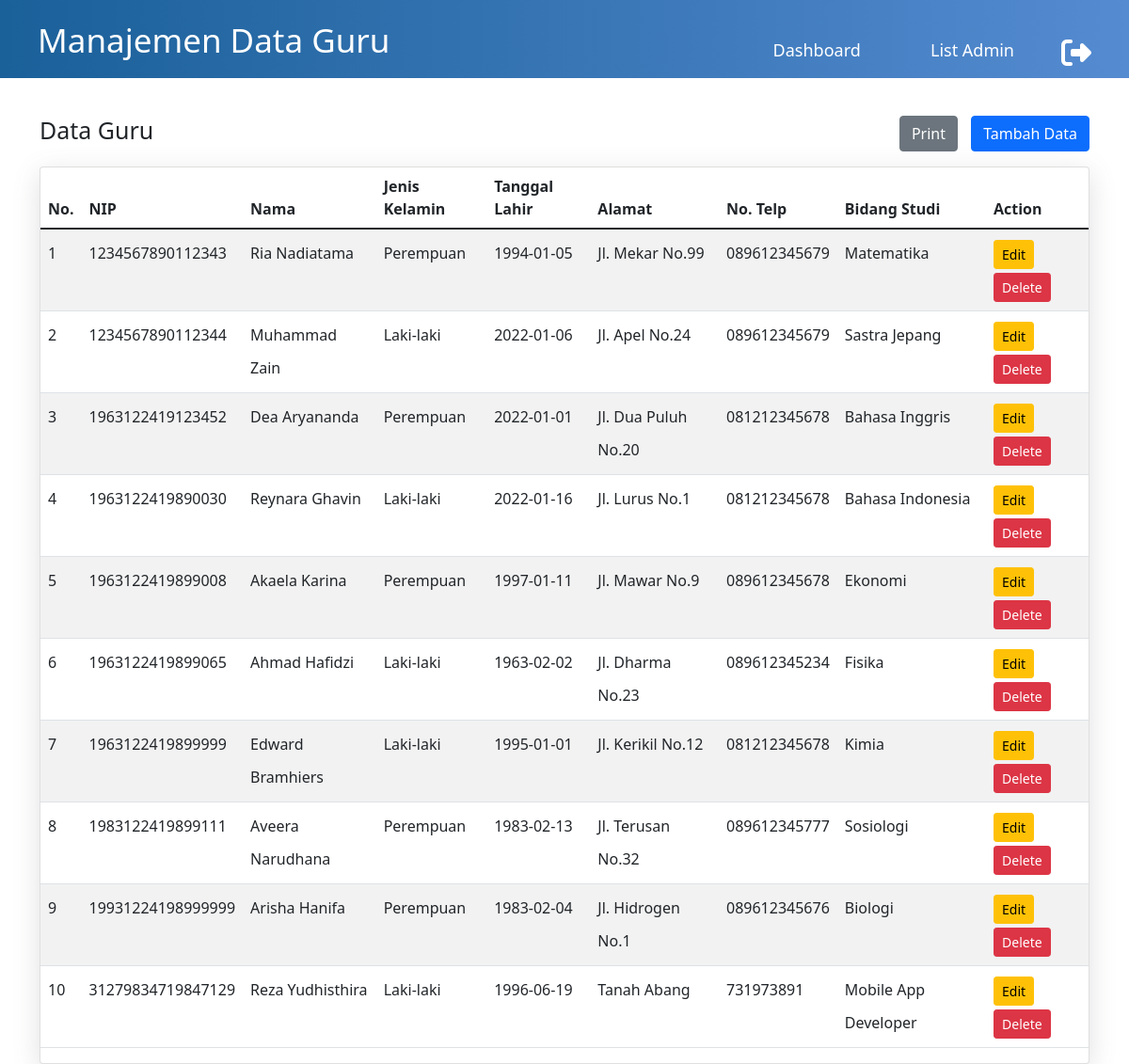
The page /data-guru.php (signed in) on the database its author committed.
### tables this page shows
CREATE TABLE `guru` (
  `nip` char(18) NOT NULL,
  `nama` varchar(50) NOT NULL,
  `jns_kelamin` varchar(10) NOT NULL,
  `tgl_lahir` date NOT NULL,
  `alamat` varchar(50) NOT NULL,
  `no_telp` varchar(20) NOT NULL,
  `bidang_studi` varchar(20) NOT NULL
);

### functions.php (called while the page is built, shortened)
<?php
$conn = mysqli_connect("localhost", "root", "", "sekolah_database");
function query($query)
{
	global $conn;
	$result = mysqli_query($conn, $query);
	$rows = [];
	while ($row = mysqli_fetch_assoc($result)) {
		$rows[] = $row;
	}
	return $rows;
}

### data-guru.php (the view, shortened to what this page needs)
<?php
require 'functions.php';
$guru = query("SELECT * FROM guru");
$user_type = $_SESSION['user_type'] == 'Super Admin';
?>
<!DOCTYPE html>
<html lang="en">
<head>
    <link rel="stylesheet" href="assets/css/main.css">
    <link href="https://cdn.jsdelivr.net/npm/bootstrap@5.1.3/dist/css/bootstrap.min.css" rel="stylesheet">
</head>
<body>
    <header>
        <div class="welcome">
            <h1>Manajemen Data Guru</h1>
        </div>
        <nav>
            <ul>
                <li><a href="index.php">Dashboard</a></li>
                <?php if ($user_type) {
                ?>
                    <li id="list-admin"><a href="data-admin.php">List Admin</a></li>
                <?php } ?>
            </ul>
        </nav>
        <a href="logout.php"><i class="fa fa-sign-out fa-2x" aria-hidden="true"></i></a>
    </header>
    <section class="container">
        <div class="d-flex justify-content-between align-items-center">
            <h1>Data Guru</h1>
            <div>
                <button type="button" class="btn btn-secondary" style="margin-right: 10px;"><a href="cetak-guru.php" style="color: #fff; text-decoration:none; "> Print</a></button>
                <button type="button" class="btn btn-primary"><a href="tambah-guru.php" style="color: #fff; text-decoration:none;"> Tambah Data</a></button>
            </div>
        </div>
        <p>
        <div class="card">
            <div class="table-responsive">
                <table class="display table table-striped table-hover">
                    <thead>
                        <tr>
                            <th scope="col">No.</th>
                            <th scope="col">NIP</th>
                            <th scope="col">Nama</th>
                            <th scope="col">Jenis Kelamin</th>
                            <th scope="col">Tanggal Lahir</th>
                            <th scope="col">Alamat</th>
                            <th scope="col">No. Telp</th>
                            <th scope="col">Bidang Studi</th>
                            <th scope="col">Action</th>
                        </tr>
                    </thead>
                    <tbody>
                        <?php $i = 1; ?>
                        <?php foreach ($guru as $row) : ?>
                            <tr>
                                <td scope="row"><?= $i; ?></td>
                                <td scope="row"><?= $row["nip"]; ?></td>
                                <td><?= $row["nama"]; ?></td>
                                <td><?= $row["jns_kelamin"]; ?></td>
                                <td><?= $row["tgl_lahir"]; ?></td>
                                <td><?= $row["alamat"]; ?></td>
                                <td><?= $row["no_telp"]; ?></td>
                                <td><?= $row["bidang_studi"]; ?></td>
                                <td class="button-action">
                                    <a href="ubah-guru.php?nip=<?= $row["nip"]; ?>"><button type="button" class="btn btn-sm btn-warning">Edit</button></a>
                                    <a href="hapus-guru.php?nip=<?= $row["nip"]; ?>"><button type="button" class="btn btn-sm btn-danger">Delete</button></a>
                                </td>
                            </tr>
                            <?php $i++; ?>
                        <?php endforeach; ?>
                    </tbody>
                </table>
            </div>
        </div>
    </section>
</body>
</html>

### assets/css/main.css (style rules this page uses)
* { margin: 0; padding: 0; box-sizing: border-box; text-decoration: none; list-style: none; }
body { font-family: "Poppins", sans-serif; }
.container { width: 80%; margin: auto; }
header { width: 100%; padding: 0 40px; background: #2fc2a9; background: -webkit-linear-gradient(to left, #558bd1, #1a6099); background: linear-gradient(to left, #558bd1, #1a6099); display: flex; flex-direction: row; color: #fff; }
header .welcome { flex: 2; margin: auto; }
header .welcome h1 { font-size: 35px; padding-top: 10px; }
header ul { flex: 3; text-align: center; }
header i { padding-top: 40px; }
.fa-sign-out { color: #fff; }
header ul li { display: inline-block; font-size: 18px; margin-right: 30px; padding-top: 40px; align-items: center; }
header ul li a { color: #fff; padding: 10px 20px; -o-border-radius: 10px; -webkit-border-radius: 10px; -moz-border-radius: 10px; -ms-border-radius: 10px; border-radius: 10px; text-decoration: none; -o-transition: all 0.5s; -webkit-transition: all 0.5s; -moz-transition: all 0.5s; -ms-transition: all 0.5s; transition: all 0.5s; }
section { margin-top: 40px !important; }
a { color: #fff !important; text-decoration: none !important; }
.top-data h1, body section h1 { font-size: 25px; display: block; }
tr td { line-height: 35px; }
.card { background-color: #ffffff; border-radius: 50px; box-shadow: rgba(100, 100, 111, 0.2) 0px 7px 29px 0px; }
.table-responsive { display: block; width: 100%; overflow-x: auto; -webkit-overflow-scrolling: touch; -ms-overflow-style: -ms-autohiding-scrollbar; }

### rows shown on the page
guru: nip "1234567890112343", nama "Ria Nadiatama", jns_kelamin "Perempuan", tgl_lahir "1994-01-05", alamat "Jl. Mekar No.99", no_telp "089612345679", bidang_studi "Matematika"
guru: nip "1234567890112344", nama "Muhammad Zain", jns_kelamin "Laki-laki", tgl_lahir "2022-01-06", alamat "Jl. Apel No.24", no_telp "089612345679", bidang_studi "Sastra Jepang"
guru: nip "1963122419123452", nama "Dea Aryananda", jns_kelamin "Perempuan", tgl_lahir "2022-01-01", alamat "Jl. Dua Puluh No.20", no_telp "081212345678", bidang_studi "Bahasa Inggris"
guru: nip "1963122419890030", nama "Reynara Ghavin", jns_kelamin "Laki-laki", tgl_lahir "2022-01-16", alamat "Jl. Lurus No.1", no_telp "081212345678", bidang_studi "Bahasa Indonesia"
guru: nip "1963122419899008", nama "Akaela Karina", jns_kelamin "Perempuan", tgl_lahir "1997-01-11", alamat "Jl. Mawar No.9", no_telp "089612345678", bidang_studi "Ekonomi"
guru: nip "1963122419899065", nama "Ahmad Hafidzi", jns_kelamin "Laki-laki", tgl_lahir "1963-02-02", alamat "Jl. Dharma No.23", no_telp "089612345234", bidang_studi "Fisika"
guru: nip "1963122419899999", nama "Edward Bramhiers", jns_kelamin "Laki-laki", tgl_lahir "1995-01-01", alamat "Jl. Kerikil No.12", no_telp "081212345678", bidang_studi "Kimia"
guru: nip "1983122419899111", nama "Aveera Narudhana", jns_kelamin "Perempuan", tgl_lahir "1983-02-13", alamat "Jl. Terusan No.32", no_telp "089612345777", bidang_studi "Sosiologi"
guru: nip "19931224198999999", nama "Arisha Hanifa", jns_kelamin "Perempuan", tgl_lahir "1983-02-04", alamat "Jl. Hidrogen No.1", no_telp "089612345676", bidang_studi "Biologi"
guru: nip "31279834719847129", nama "Reza Yudhisthira", jns_kelamin "Laki-laki", tgl_lahir "1996-06-19", alamat "Tanah Abang", no_telp "731973891", bidang_studi "Mobile App Developer"
